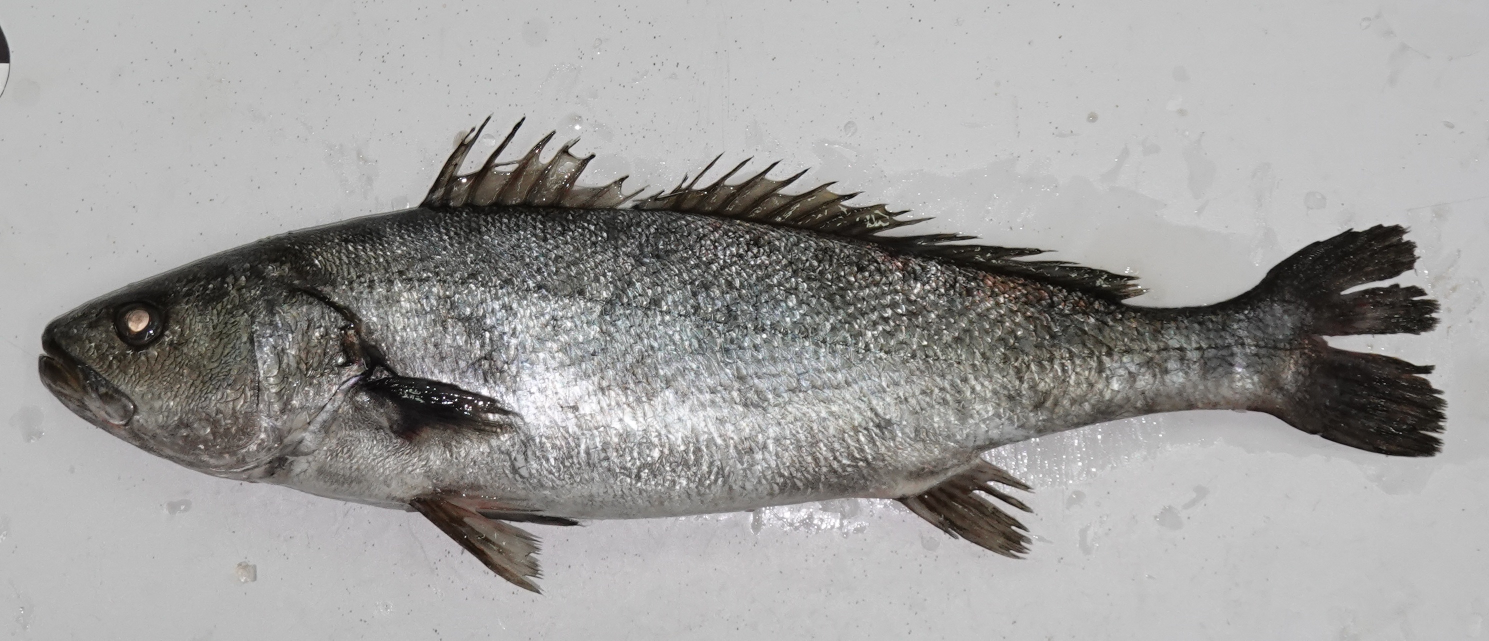
#> input picture Images/AR087 (2)_E.JPG, 2978 x 1281 px (shown at 1/2 size)
$ python crop.py '../Images/AR087 (2)_E.JPG'
#> lines starting #> are read from the running program, lines starting #| are printed output that depends on the picture
#> further down, image is the input picture: shape (1281, 2978, 3); mean B, G, R 157.8, 159, 160.2
import cv2
import sys
import shutil
import os

def center_crop(img, dim):
	"""Returns center cropped image
	Args:
	img: image to be center cropped
	dim: dimensions (width, height) to be cropped
	"""
#> called with dim = (2500, 2500)
	width, height = img.shape[1], img.shape[0]
#> width = 2978; height = 1281

	# process crop width and height for max available dimension
	crop_width = dim[0] if dim[0]<img.shape[1] else img.shape[1]
#> crop_width = 2500
	crop_height = dim[1] if dim[1]<img.shape[0] else img.shape[0]
#> crop_height = 1281
	mid_x, mid_y = int(width/2), int(height/2)
#> mid_x = 1489; mid_y = 640
	cw2, ch2 = int(crop_width/2), int(crop_height/2)
#> cw2 = 1250; ch2 = 640
	crop_img = img[mid_y-ch2:mid_y+ch2, mid_x-cw2:mid_x+cw2]
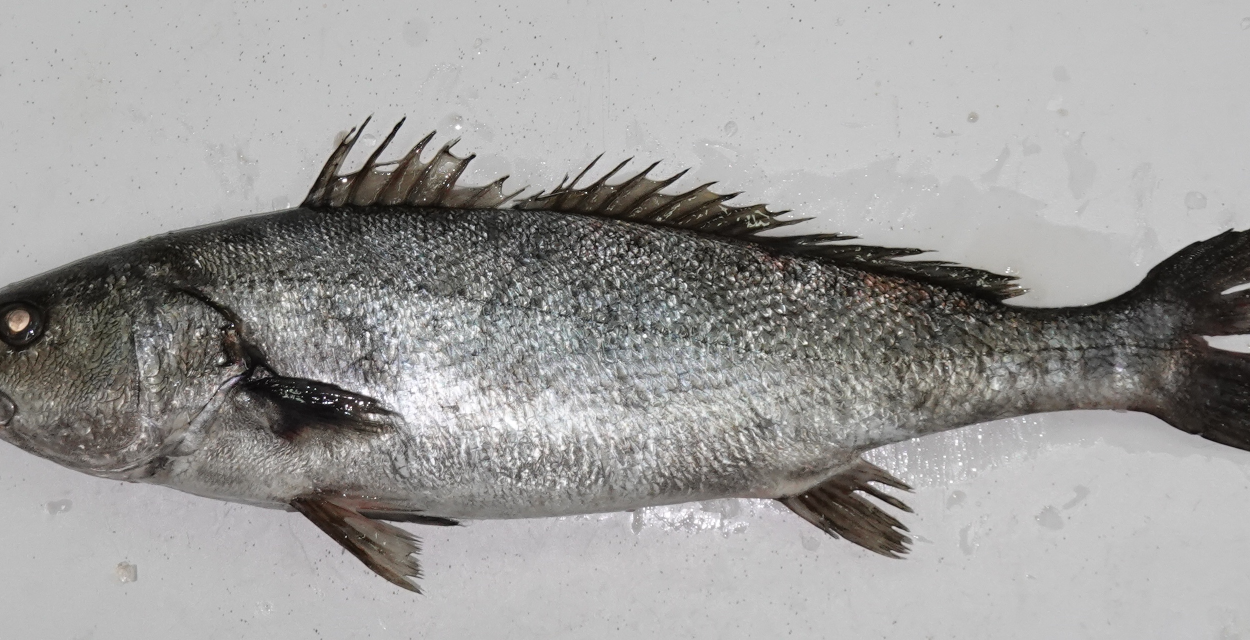
#> crop_img: shape (1280, 2500, 3) (shown at 1/2 size); mean B, G, R 155.5, 156.9, 158.1
	return crop_img

if __name__ == "__main__":
	tam = len(sys.argv)
	copia_hd = "./Copia_HD"
	copia_224 = "./Copia_224"

	if not os.path.exists(copia_hd):
		os.mkdir(copia_hd)
	if not os.path.exists(copia_224):
		os.mkdir(copia_224)
	for i in range(1, tam):
		src = sys.argv[i]
		image = cv2.imread(sys.argv[i])

		ccrop_img = center_crop(image, (2500,2500))
		cv2.imwrite(sys.argv[i], ccrop_img)
		shutil.copy2(src, copia_hd)

		resize_im = cv2.resize(ccrop_img,(224,224))
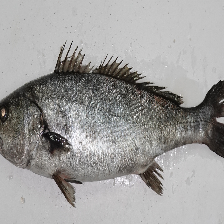
#> resize_im: shape (224, 224, 3); mean B, G, R 155.4, 156.8, 158
		cv2.imwrite(sys.argv[i], resize_im)

		shutil.copy2(src, copia_224)

$ run again, on Images/DL13_S.jpeg
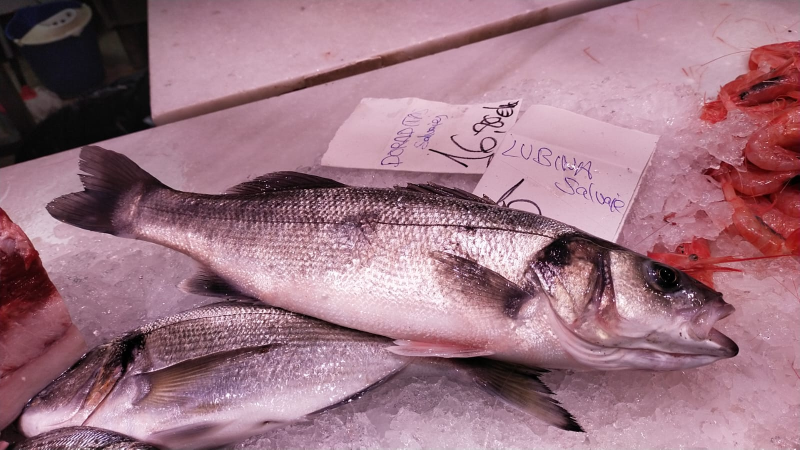
#> input picture Images/DL13_S.jpeg, 1599 x 899 px (shown at 1/2 size)
#> image is the input picture: shape (899, 1599, 3); mean B, G, R 129.6, 116, 156.5
#> in center_crop, `crop_img = img[mid_y-ch2:mid_y+ch2, mid_x-cw2:mid_x+cw2]`:
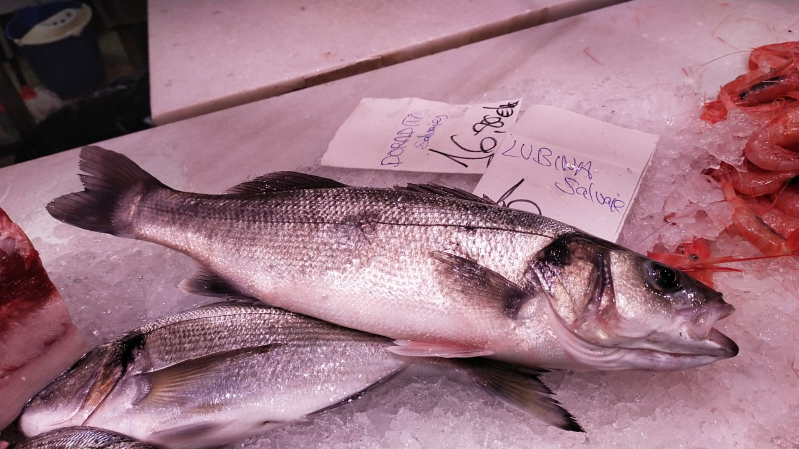
#> crop_img: shape (898, 1598, 3) (shown at 1/2 size); mean B, G, R 129.5, 115.9, 156.5
#> `resize_im = cv2.resize(ccrop_img,(224,224))`:
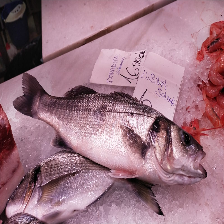
#> resize_im: shape (224, 224, 3); mean B, G, R 129.4, 115.8, 156.3

$ run again, on Images/SA210_C.jpeg
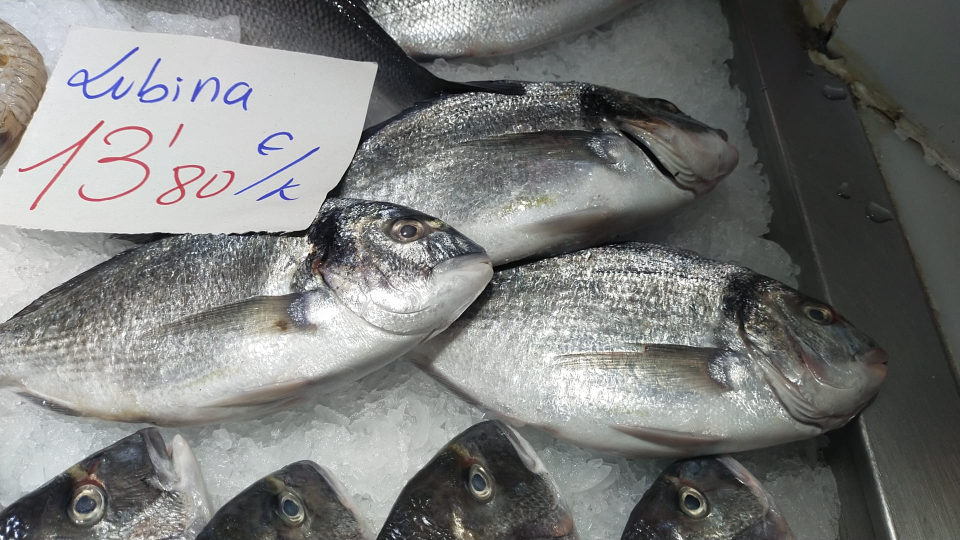
#> input picture Images/SA210_C.jpeg, 1920 x 1080 px (shown at 1/2 size)
#> image is the input picture: shape (1080, 1920, 3); mean B, G, R 121.7, 123.3, 122.4
#> `resize_im = cv2.resize(ccrop_img,(224,224))`:
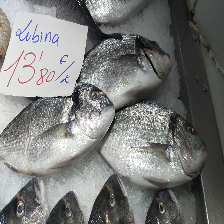
#> resize_im: shape (224, 224, 3); mean B, G, R 121.6, 123.2, 122.2
